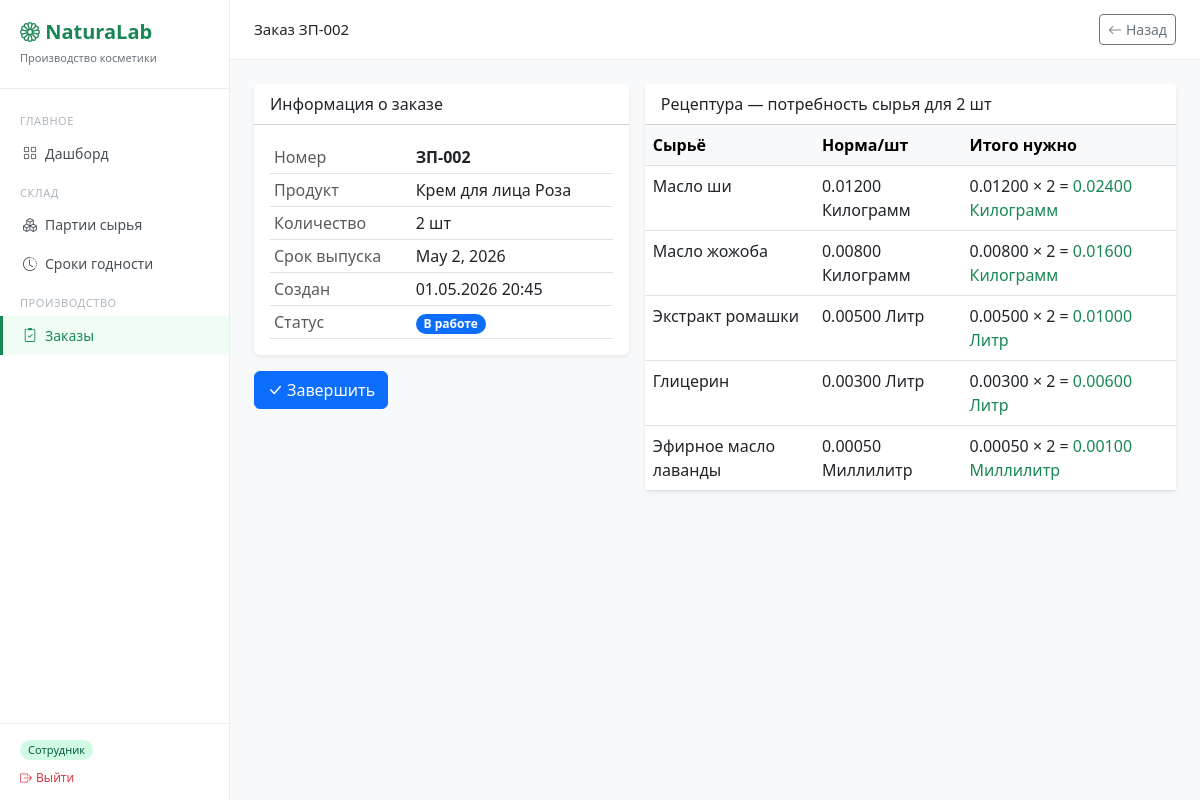
Page /orders/2/ on the committed database.
### orders/models.py (models this page shows, shortened)
class ProductionOrder(models.Model):
    STATUS_CHOICES = [
        ('draft',       'Черновик'),
        ('pending',     'Ожидание сырья'),
        ('in_progress', 'В работе'),
        ('done',        'Завершён'),
        ('cancelled',   'Отменён'),
    ]
    number     = models.CharField(max_length=20, unique=True, verbose_name='Номер', blank=True)
    product    = models.ForeignKey(Product, on_delete=models.PROTECT, verbose_name='Продукт')
    quantity   = models.PositiveIntegerField(verbose_name='Количество, шт')
    status     = models.CharField(max_length=20, choices=STATUS_CHOICES,
                                  default='draft', verbose_name='Статус')
    due_date   = models.DateField(verbose_name='Срок выпуска')
    created_at = models.DateTimeField(auto_now_add=True)
    created_by = models.ForeignKey('auth.User', on_delete=models.SET_NULL,
                                   null=True, blank=True, verbose_name='Создал')
    notes      = models.TextField(blank=True, verbose_name='Примечания')
    class Meta:
        verbose_name = 'Производственный заказ'
        verbose_name_plural = 'Производственные заказы'
        ordering = ['-created_at']

### products/models.py (models this page shows, shortened)
class Product(models.Model):
    name        = models.CharField(max_length=200, verbose_name='Название продукта')
    description = models.TextField(blank=True, verbose_name='Описание')
    class Meta:
        verbose_name = 'Продукт'
        verbose_name_plural = 'Продукты'
    def __str__(self):
        return self.name

class RecipeItem(models.Model):
    product           = models.ForeignKey(Product, on_delete=models.CASCADE,
                                          related_name='recipe_items', verbose_name='Продукт')
    ingredient        = models.ForeignKey(Ingredient, on_delete=models.PROTECT,
                                          verbose_name='Сырьё')
    quantity_per_unit = models.DecimalField(max_digits=10, decimal_places=5,
                                            verbose_name='Норма на 1 шт')
    class Meta:
        verbose_name = 'Состав рецептуры'

### warehouse/models.py (models this page shows, shortened)
class Ingredient(models.Model):
    UNIT_CHOICES = [
        ('kg', 'Килограмм'),
        ('g',  'Грамм'),
        ('l',  'Литр'),
        ('ml', 'Миллилитр'),
    ]
    name        = models.CharField(max_length=200, verbose_name='Название')
    unit        = models.CharField(max_length=10, choices=UNIT_CHOICES, verbose_name='Единица измерения')
    description = models.TextField(blank=True, verbose_name='Описание')
    class Meta:
        verbose_name = 'Сырьё'
        verbose_name_plural = 'Сырьё'

### orders/views.py (the view)
# urls.py: path('<int:pk>/',     views.order_detail, name='order-detail'),
def order_detail(request, pk):
    order = get_object_or_404(ProductionOrder, pk=pk)
    recipe_items = []
    for item in order.product.recipe_items.all():
        recipe_items.append({
            'ingredient': item.ingredient,
            'quantity_per_unit': item.quantity_per_unit,
            'total': item.quantity_per_unit * order.quantity,
        })
    return render(request, 'orders/order_detail.html', {
        'order': order,
        'recipe_items': recipe_items,
    })

### templates/orders/order_detail.html (shortened to what this page needs)
{% extends 'base.html' %}
{% block page_title %}Заказ {{ order.number }}{% endblock %}
{% block topbar_actions %}
  <a href="{% url 'order-list' %}" class="btn btn-outline-secondary btn-sm">
    <i class="bi bi-arrow-left me-1"></i>Назад
  </a>
{% endblock %}
{% block content %}
<div class="row g-3">
  <div class="col-md-5">
    <div class="card border-0 shadow-sm mb-3">
      <div class="card-header bg-white fw-500">Информация о заказе</div>
      <div class="card-body">
        <table class="table table-sm mb-0">
          <tr><td class="text-muted">Номер</td><td class="fw-bold">{{ order.number }}</td></tr>
          <tr><td class="text-muted">Продукт</td><td>{{ order.product }}</td></tr>
          <tr><td class="text-muted">Количество</td><td>{{ order.quantity }} шт</td></tr>
          <tr><td class="text-muted">Срок выпуска</td><td>{{ order.due_date }}</td></tr>
          <tr><td class="text-muted">Создан</td><td>{{ order.created_at|date:"d.m.Y H:i" }}</td></tr>
          <tr>
            <td class="text-muted">Статус</td>
            <td>
              <span class="badge rounded-pill
                {% if order.status == 'in_progress' %}bg-primary
                {% elif order.status == 'pending' %}bg-warning text-dark
                {% elif order.status == 'done' %}bg-success
                {% elif order.status == 'cancelled' %}bg-danger
                {% else %}bg-secondary{% endif %}">
                {{ order.get_status_display }}
              </span>
            </td>
          </tr>
        </table>
      </div>
    </div>
    <div class="d-flex gap-2">
      {% if order.status == 'in_progress' %}
      <form method="post" action="{% url 'order-done' order.pk %}">
        <button type="submit" class="btn btn-primary"
          onclick="return confirm('Отметить заказ как завершённый?')">
          <i class="bi bi-check-lg me-1"></i>Завершить
        </button>
      </form>
      {% endif %}
    </div>
  </div>
  <div class="col-md-7">
    <div class="card border-0 shadow-sm">
      <div class="card-header bg-white fw-500">
        Рецептура — потребность сырья для {{ order.quantity }} шт
      </div>
      <div class="card-body p-0">
        <table class="table table-hover mb-0">
          <thead class="table-light">
            <tr><th>Сырьё</th><th>Норма/шт</th><th>Итого нужно</th></tr>
          </thead>
          <tbody>
            {% for item in recipe_items %}
            <tr>
              <td>{{ item.ingredient.name }}</td>
              <td>{{ item.quantity_per_unit }} {{ item.ingredient.get_unit_display }}</td>
              <td class="fw-500">
                {{ item.quantity_per_unit }} × {{ order.quantity }} =
                <span class="text-success">
                  {{ item.total }} {{ item.ingredient.get_unit_display }}
                </span>
              </td>
            </tr>
            {% endfor %}
          </tbody>
        </table>
      </div>
    </div>
  </div>
</div>
{% endblock %}

### templates/base.HTML (style rules this page uses)
body { background: #f8f9fa; }

### rows in the picture
ProductionOrder: number "ЗП-002", product "Крем для лица Роза", quantity "2", due_date "May 2, 2026", created_at "01.05.2026 20:45", status "В работе"
Ingredient: ingredient.name "Масло ши", quantity_per_unit "0.01200", ingredient.unit "Килограмм", total "0.02400"
Ingredient: ingredient.name "Масло жожоба", quantity_per_unit "0.00800", ingredient.unit "Килограмм", total "0.01600"
Ingredient: ingredient.name "Экстракт ромашки", quantity_per_unit "0.00500", ingredient.unit "Литр", total "0.01000"
Ingredient: ingredient.name "Глицерин", quantity_per_unit "0.00300", ingredient.unit "Литр", total "0.00600"
Ingredient: ingredient.name "Эфирное масло лаванды", quantity_per_unit "0.00050", ingredient.unit "Миллилитр", total "0.00100"
